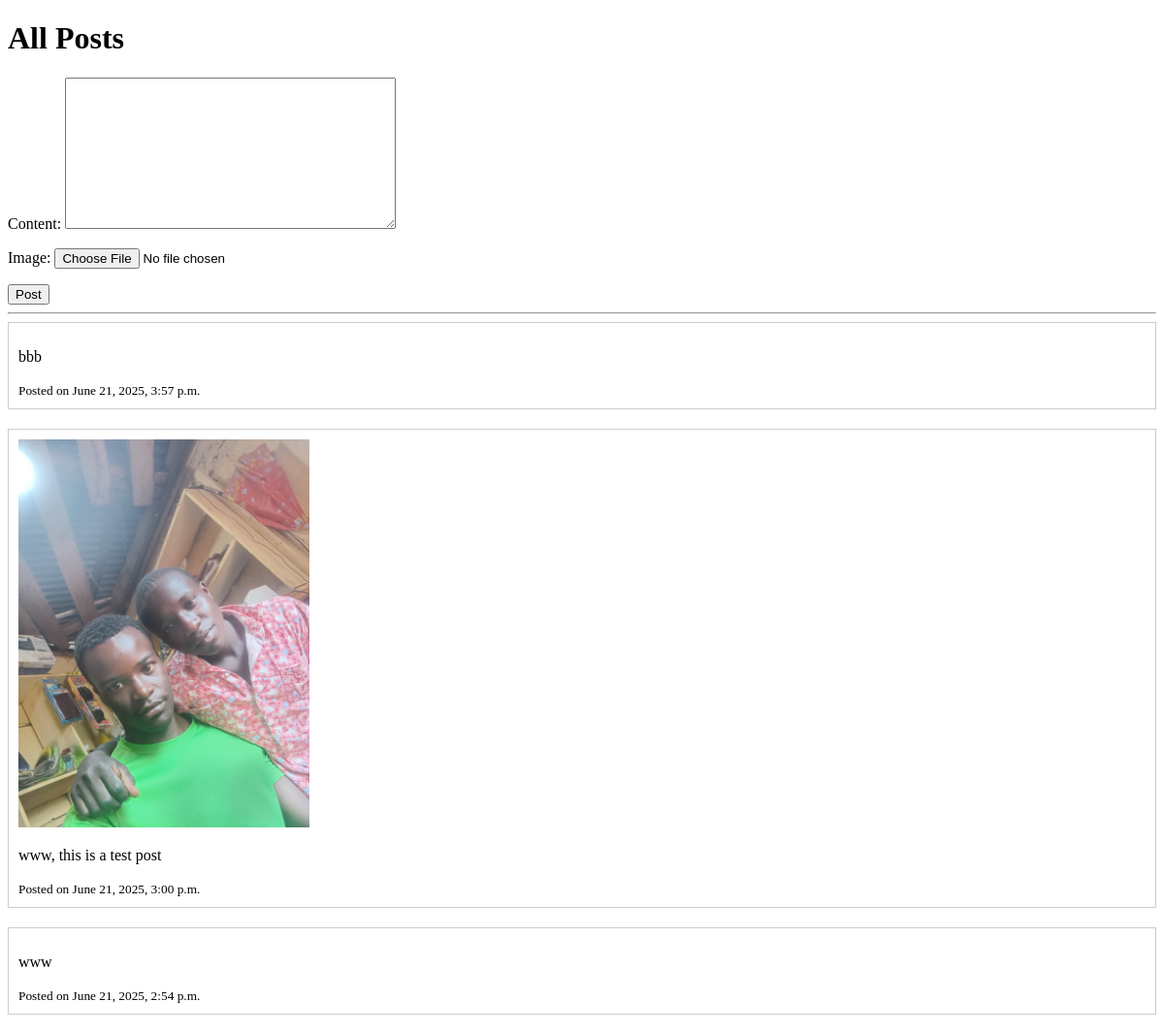
Before: / with the older database file.
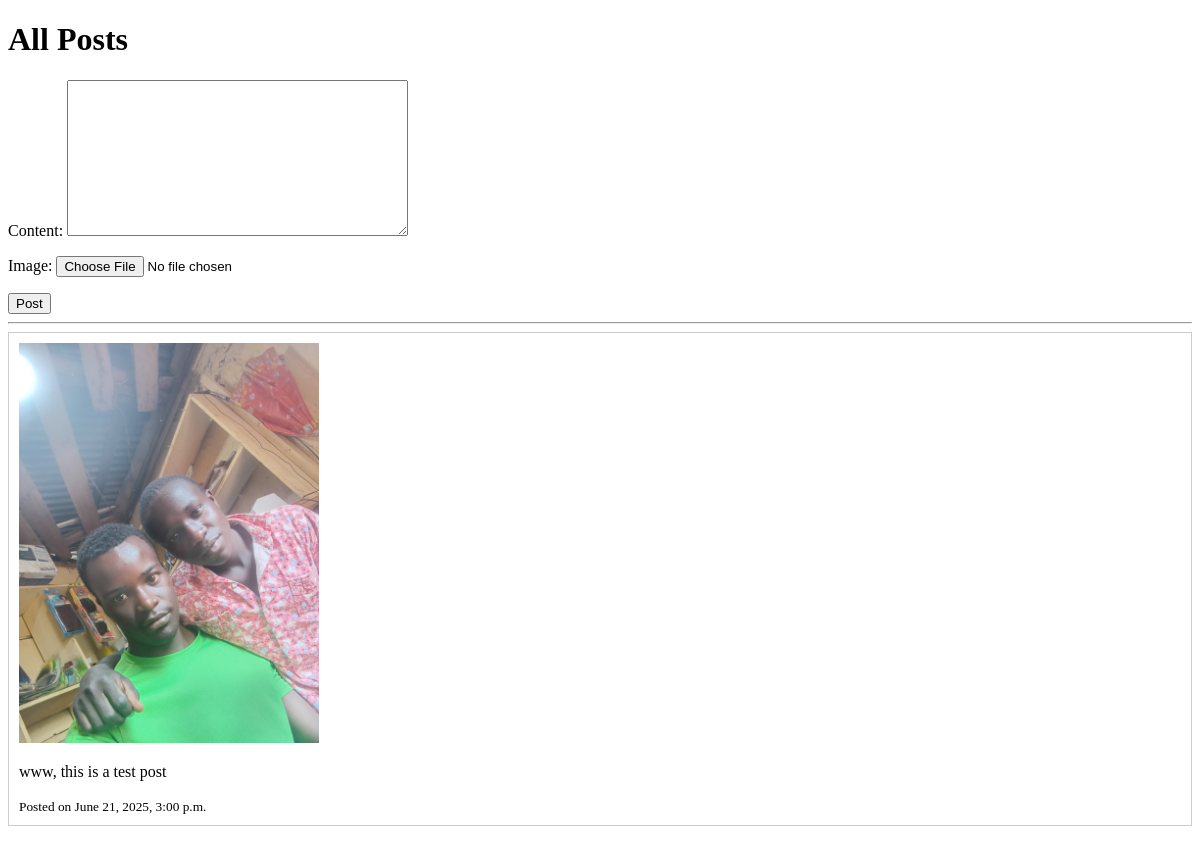
After: the same page with the newer database file.
### posts/models.py (models this page shows, shortened)
class Post(models.Model):
    content = models.TextField()
    image = models.ImageField(upload_to='post_images/', blank=True, null=True)
    created_at = models.DateTimeField(auto_now_add=True)
    ip_address = models.GenericIPAddressField(blank=True, null=True)
    blocked = models.BooleanField(default=False)
    user = models.CharField(max_length=255, blank=True, null=True)

### posts/views.py (the view, shortened to what this page needs)
# urls.py: path('', views.home, name='home'),
def home(request):
    posts = Post.objects.filter(blocked=False).order_by('-created_at')
    form = PostForm()
    return render(request, 'posts/all_posts.html', {'posts': posts, 'form': form})

### posts/forms.py
class PostForm(forms.ModelForm):
    class Meta:
        model = Post
        fields = ['content', 'image']  # Include all required fields

### posts/templates/posts/all_posts.html (shortened to what this page needs)
<!DOCTYPE html>
<html>
<head>
</head>
<body>
    <h1>All Posts</h1>
    <form method="POST" enctype="multipart/form-data">
        {{ form.as_p }}
        <button type="submit">Post</button>
    </form>
    <hr>
    {% for post in posts %}
    <div style="margin-bottom: 20px; border: 1px solid #ccc; padding: 10px;">
        {% if post.image %}
        <img src="{{ post.image.url }}" alt="Post image" width="300">
        {% endif %}
        <p>{{ post.content }}</p>
        <small>Posted on {{ post.created_at|date:"F j, Y, g:i a" }}</small>
    </div>
    {% empty %}
    <p>No posts yet.</p>
    {% endfor %}
</body>
</html>

Changed rows visible on the page:
removed Post: content "bbb", created_at "June 21, 2025, 3:57 p.m."
removed Post: content "www", created_at "June 21, 2025, 2:54 p.m."
